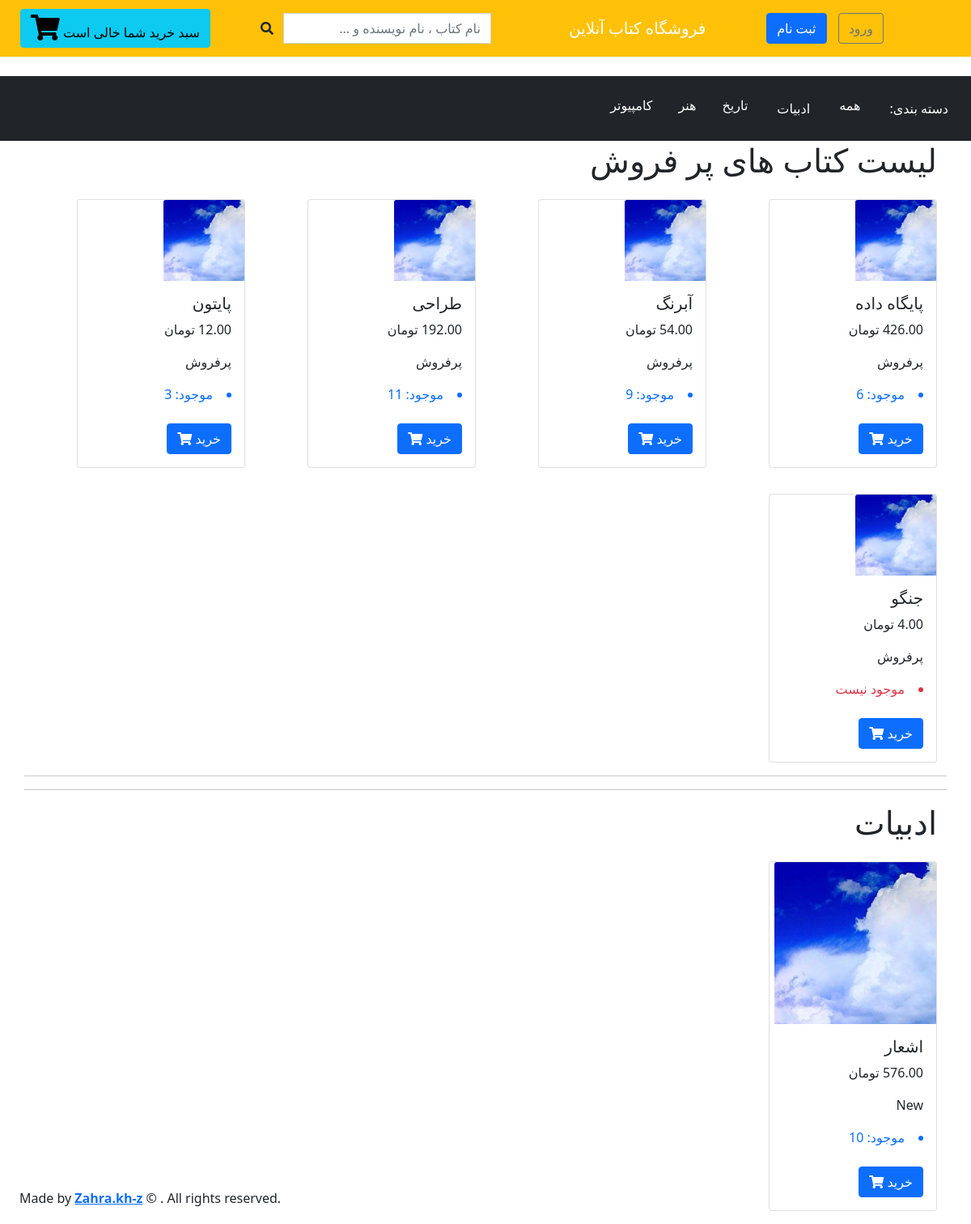
/dbt/, run on the app's committed database.
### product/models.py (models this page shows, shortened)
class Category(models.Model):
    name = models.CharField(max_length=200, db_index=True)
    slug = models.SlugField(max_length=200, unique=True)
    user = models.ForeignKey(settings.AUTH_USER_MODEL, on_delete=models.CASCADE, related_name='cat_user')
    class Meta:
        ordering = ('name',)
        verbose_name = 'دسته بندی'
        verbose_name_plural = 'دسته بندی ها'
    def get_absolute_url(self):
        return reverse('product:product_list_by_category', args=[self.slug])

class Book(models.Model):
    LABEL = (('New', 'جدید'), ('BestSeller', 'پرفروش'))
    """
    بعد از تکمیل کد، اتریبیوت uuid جایگزین شود
    """
    label = models.CharField(choices=LABEL, max_length=12)
    name = models.CharField(max_length=200, db_index=True)
    slug = models.SlugField(max_length=200, db_index=True)
    author = models.CharField(max_length=200)
    description = models.TextField(blank=True)
    created = models.DateTimeField(auto_now_add=True)
    updated = models.DateTimeField(auto_now=True)
    price = models.BigIntegerField(default=0)
    unit_price = models.BigIntegerField(default=0)
    category = models.ManyToManyField(Category, related_name='books_cat')
    image = models.ImageField(upload_to='products/%Y/%m/%d', blank=True)
    available = models.BooleanField(default=True)
    discount_book = models.FloatField(blank=True, null=True, default=0)
    inventory = models.IntegerField(default=0)
    can_backorder = models.BooleanField(default=False)
    class Meta:
        verbose_name = 'کتاب'
        verbose_name_plural = 'کتاب ها'
        ordering = ["label", "-created"]
        index_together = (('id', 'slug'),)
    def get_absolute_url(self):
        return reverse('product:product_detail', args=[self.id, self.slug])

class Inventory(models.Model):
    class Meta:
        verbose_name = 'موجودی'
        verbose_name_plural = 'موجودی ها'
        ordering = ["count_use"]
    book = models.ForeignKey(Book, on_delete=models.DO_NOTHING, related_name='books_inv')
    count_use = models.IntegerField(default=0)
    cont_new = models.IntegerField(default=1)

### product/views.py (the view)
# urls.py: path('', views.product_list, name='product_list'),
def product_list(request, category_slug=None):
    category = None
    categories = Category.objects.all()
    products = Book.objects.filter(available=True)
    labels = Book.objects.filter(label='BestSeller')
    if category_slug:
        category = get_object_or_404(Category, slug=category_slug)
        products = products.filter(category=category)
    return render(request,
                  'product/list.html',
                  {'category': category,
                   'categories': categories,
                   'products': products,
                   'labels': labels})

### basket/basket.py (called while the page is built)
    def __len__(self):
        return sum(item['quantity'] for item in self.basket.values())

### basket/context_ processors.py (called while the page is built)
def basket(request):
    return {'basket': Basket(request)}

### templates/product/list.html (shortened to what this page needs)
{% extends "base.html" %}
{% load static %}
{% block content %}
<h1>لیست کتاب های پر فروش</h1>
<div class="row">
    {% for each in labels %}
        {% if each.label == 'BestSeller' %}
    <div class="col py-3">
        <div class="card " style="width: 13rem;">
        {% if each.image %}
            <a href="{{ each.get_absolute_url }}">
            <img class="bookcover card-img-top" src="{{ each.image.url}}" alt="{{ each.name }}" style="width: 100px; height: 100px;" >
            </a>
        {% endif %}
            <div class="card-body">
                <h5 class="card-title">{{ each.name|slice:":25"}} </h5>
                <p class="card-text">{{ each.price|floatformat:2 }} تومان </p>
                <p class="card-text">پرفروش </p>
              {% for inv in each.books_inv.all %}
                 {% if inv.cont_new != 0%}
                <li class="text-primary">موجود:  {{ inv.cont_new }} </li>
                {% else %}
                <li class="text-danger">موجود نیست</li>
                {% endif %}<br>
            {% endfor %}
            <a href="{{ each.get_absolute_url }}" class="btn btn-primary btn-md my-0 p" >خرید
                <i class="fas fa-shopping-cart ml-1"></i>
            </a>
            </div>
        </div>
    </div>
        {% endif %}
    {% endfor %}
<hr><hr>
</div>
 <div id="main" class="product-list">
    <h1>{% if category %}{{ category.name }}{% else %}همه{% endif %}</h1>
<div class="row" >
    {% for product in products %}
    <div class="col py-3">
        <div class="card " style="width: 13rem;">
        {% if product.image %}
            <a href="{{ product.get_absolute_url }}">
            <img class="bookcover card-img-top" src="{% if product.image %}{{ product.image.url }}{% else %}{% static 'img/no_image.png' %}{% endif %}" alt="{{ product.title }}" style="width: 200px; height: 200px;">
            </a>
        {% endif %}
            <div class="card-body ">
                <h5 class="card-title">{{ product.name|slice:":25"}} </h5>
                <p class="card-text">{{ product.price|floatformat:2 }} تومان </p>
                <p class="card-text">{{ product.label }} </p>
              {% for inv in product.books_inv.all %}
                 {% if inv.cont_new != 0%}
                <li class="text-primary">موجود:  {{ inv.cont_new }} </li>
                {% else %}
                <li class="text-danger">موجود نیست</li>
                {% endif %}<br>
            {% endfor %}
            <a href="{{ product.get_absolute_url }}" class="btn btn-primary btn-md my-0 p" >خرید
                <i class="fas fa-shopping-cart ml-1"></i>
            </a>
            </div>
        </div>
    </div>
    {% endfor %}
</div>
  </div>
{% endblock content %}

### templates/base.html (shortened to what this page needs)
{% load cart_template_tags %}
<!doctype html>
<html lang="en">
<head>
    <link rel="stylesheet" href="https://cdnjs.cloudflare.com/ajax/libs/izitoast/1.4.0/css/iziToast.min.css" />
    <link rel="stylesheet" href="https://cdn.datatables.net/1.10.9/css/jquery.dataTables.min.css" />
    <link href="https://cdn.jsdelivr.net/npm/bootstrap@5.0.2/dist/css/bootstrap.min.css" rel="stylesheet">
    <link rel="stylesheet" href="https://cdn.jsdelivr.net/npm/bootstrap@5.0.2/dist/css/bootstrap.rtl.min.css">
        <link
        rel="stylesheet"
        href="https://use.fontawesome.com/releases/v5.8.2/css/all.css"
/>
</head>
<body dir="RTL">
        <nav class="navbar navbar-expand-md navbar-dark bg-warning mb-4 p-2 sticky-top">
            <div class="collapse navbar-collapse" id="navbarCollapse" >
            <nav class="navbar navbar-expand-lg navbar-dark">
    <div class="navbar-nav">
        {% if request.user.is_authenticated %}
             <a href="{% url 'accounts:logout' %}" class="btn btn-primary" style="margin-left: 10px; margin-right: 20px">خروج</a>
                 <a class="nav-link dropdown-toggle text-danger " href="#" id="userMenu"
                 role="button" data-bs-toggle="dropdown" aria-expanded="false">
                  {{ user.username }}
                     {{ user.full_name }}
              </a>
            {% if user.is_admin == True %}
                 <a class="btn btn-primary" href="{% url 'panel:admin' %}">پنل</a>
            {% elif user.is_staff == True %}
                <a class="btn btn-primary" href="{% url 'panel:staff' %}">پنل</a>
            {% else %}
                <a class="btn btn-primary " href="{% url 'panel:customer' %}">پنل</a>
            {% endif %}
        {% else %}
        <form class="form-inline ml-auto" style="margin-right: 100px">
                <a href="{% url 'accounts:login' %}" class="btn btn-outline-secondary" style="margin-left: 10px">ورود</a>
                <a href="{% url 'accounts:register' %}" class="btn btn-primary ml-3" style="margin-left: 10px">ثبت نام</a>
        </form>
        {% endif %}
    </div>
</nav>
            </div>
                <a class="navbar-brand mx-5" href="#"  >فروشگاه کتاب آنلاین</a>
            <form class="form-inline mt-2 mt-md-0" action="{% url 'product:search_results' %}" method="get" style="margin-left: 50px">
            <div class="search-input input-group " >
            <input type="text" role="search" name="q" id="SearchTerm" class="form-control ui-autocomplete-input" placeholder="نام کتاب ، نام نویسنده و ..." autocomplete="off">
                <span class="input-group-btn">
                    <button class="btn" type="submit" id="BtnSearch">
                        <i class="fas fa-search"></i>
                    </button>
                </span>
            </div>
            </form>
            <div class="collapse navbar-collapse" id="navbarCollapse" >
               <a id="btnCart" href="{% url 'basket:basket_detail' %}" class="btn btn-info  pull-left">
                 <span class="hidden-xs">سبد خرید شما</span>
                    {% with total_items=basket|length %}
                    {% if total_items > 0 %}
                    {{ total_items }}, تومان{{ basket.get_total_price }}
                    {% else %}
                    خالی است
                    {% endif %}
                    {% endwith %}
                 <i class="fas fa-shopping-cart fa-2x"></i>
               </a>
            </div>
        </nav>
    <nav id='navbar' class=" navbar navbar-expand-lg bg-dark" >
        <ul class="ms-auto navbar-nav flex-row ms-md-2" dir="rtl">
            <li class="nav-item m-1 text-white p-3" >دسته بندی:</li>
            <li {% if not category %} class="nav-item m-1 selected" {% endif %}>
                <a class="nav-link active text-white p-3" href="{% url 'product:product_list' %}">همه</a>
            </li>
            {% for c in categories %}
                <li {% if category.slug == c.slug %} class="nav-item m-1 selected" {% endif %}>
                    <a class="nav-link active text-white p-3" href="{{ c.get_absolute_url }}">{{ c.name }}</a>
                </li>
            {% endfor %}
        </ul>
     </nav>
        <div class="container">
            {% block content %}
            {% endblock content %}
        </div>
    <footer dir="LTR">
        <div class="text-center px-4" style="position: fixed;bottom: 20px;">
            Made by
            <strong><a href="https://github.com/zahra-kh-z" target="_blank">Zahra.kh-z</a></strong>
            © . All rights reserved.
        </div>
    </footer>
    </body>
</html>

### data on the page
Category: name "ادبیات"
Category: name "تاریخ"
Category: name "هنر"
Category: name "کامپیوتر"
Book: image (picture), name "پایگاه داده", price "426.00"
Inventory: cont_new "6"
Book: image (picture), name "آبرنگ", price "54.00"
Inventory: cont_new "9"
Book: image (picture), name "طراحی", price "192.00"
Inventory: cont_new "11"
Book: image (picture), name "پایتون", price "12.00"
Inventory: cont_new "3"
Book: image (picture), name "جنگو", price "4.00"
Inventory: cont_new "موجود نیست"
Book: image (picture), name "اشعار", price "576.00", label "New"
Inventory: cont_new "10"
